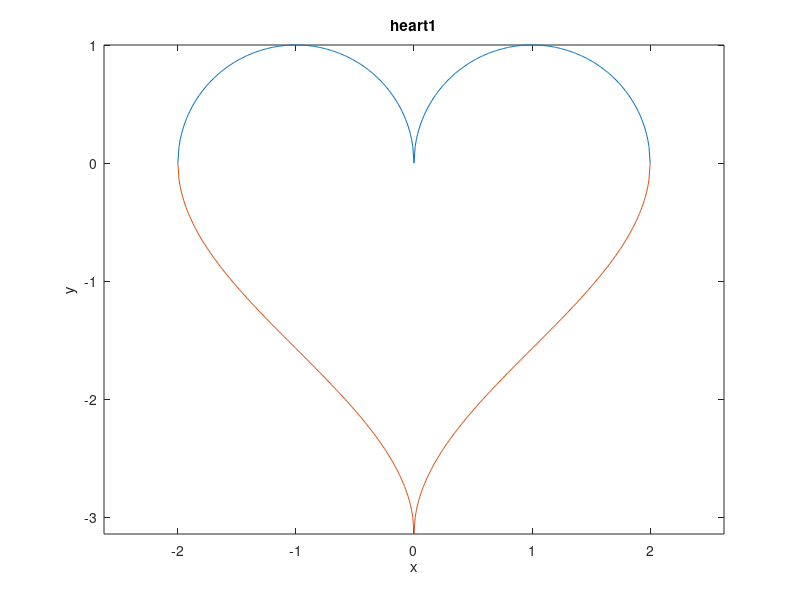

Source code (MATLAB):
x=-2:0.01:2;
y1=(1-(abs(x)-1).^2).^0.5;
y2=acos(1-abs(x))-pi;
plot(x,y1)
xlabel('x')
ylabel('y')
title('heart1')
axis equal
hold on
plot(x,y2)
axis equal